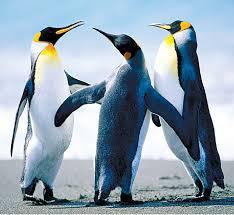
#> input picture ali.jpg, 234 x 215 px
$ python 'zero padding or mean 5kernal.py'
#> lines starting #> are read from the running program, lines starting #| are printed output that depends on the picture; after the words box and inside, x2 and y2 are one past the last pixel; in counts of white or black regions, pixels touching at a corner belong together
# -*- coding: utf-8 -*-
"""
Created on Sat Dec  3 16:38:03 2022

@author: Hp
"""

# -*- coding: utf-8 -*-
"""
Created on Sat Dec  3 15:34:43 2022

@author: Hp
"""

import cv2

import numpy as np


img = cv2.imread("ali.jpg")
#> img is the input picture: shape (215, 234, 3); mean B, G, R 176.6, 162.4, 145
img1 = cv2.imread("ali.jpg",0)
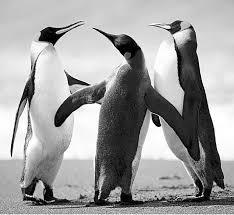
#> img1: shape (215, 234); min 0, max 255, mean 158.8
"""
fil = np.array(([1,1,1],
               [1,1,1],
               [1,1,1]))*1/9

"""
fil = np.array(([1,1,1,1,1],
               [1,1,1,1,1],
               [1,1,1,1,1],
               [1,1,1,1,1],
               [1,1,1,1,1]))*1/25

rows = img.shape[0] +4
#> rows = 219
columns = img.shape[1] +4
#> columns = 238

zero_padding_img = np.zeros((rows , columns))

for img_row in range(img.shape[0]):
    for img_col in range(img.shape[1]):
        zero_padding_img[img_row+2][img_col+2] = img1[img_row][img_col]
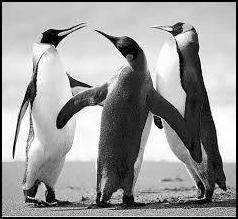
#> zero_padding_img: shape (219, 238) float64; min 0, max 255, mean 153.3


for img_row in range(img.shape[0]):
    for img_col in range(img.shape[1]):
        mean=0
        for k in range(5):
            for l in range(5):

                mul = zero_padding_img[img_row+k , img_col+l] * fil[k , l]
                mean = mean+mul

        img[img_row][img_col] = mean
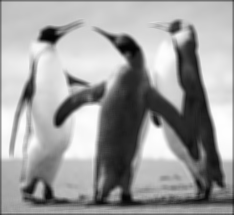
#> img: shape (215, 234, 3); min 3, max 254, mean 156.2

print(img.shape)
#| (215, 234, 3)
print(img)
#> (printed output is left out)


cv2.imshow("orignal image", img)
cv2.imshow("zero image", zero_padding_img)
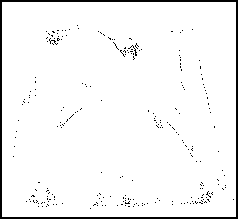
#> window 'zero image': shape (219, 238); 95.7% white; 241 black regions (240 under 20 px), largest, box (x1, y1, x2, y2) and area: (0, 0, 238, 219) 1812
cv2.imshow("gray image", img1)
cv2.waitKey(0)
cv2.destroyAllWindows()
